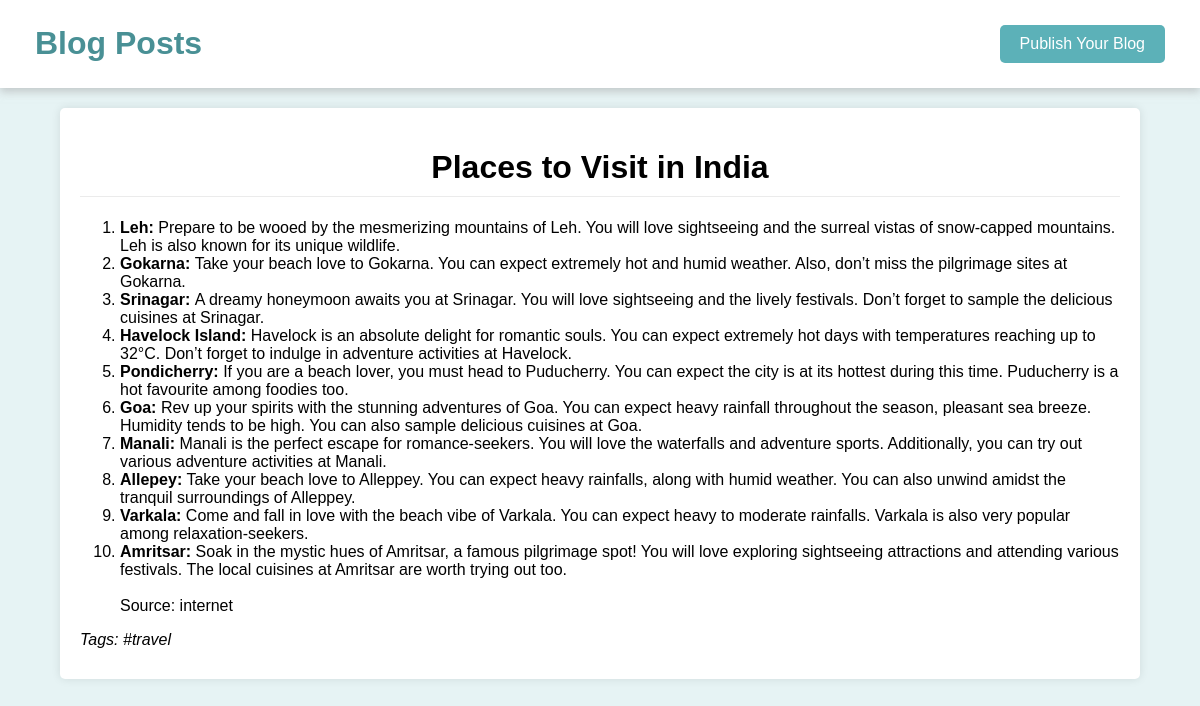
The app's page /view_post.php?id=16 with its own data.
### tables this page shows
CREATE TABLE `posts` (
  `id` int(11) NOT NULL,
  `user_id` int(11) DEFAULT NULL,
  `title` varchar(255) NOT NULL,
  `content` text DEFAULT NULL,
  `created_at` timestamp NOT NULL DEFAULT current_timestamp(),
  `tags` varchar(255) DEFAULT NULL,
  `status` enum('draft','published') DEFAULT 'draft'
);

### view_post.php (the view, shortened to what this page needs)
<?php
require 'db.php';
$post_id = $_GET['id'];
$stmt = $conn->prepare("SELECT * FROM posts WHERE id = ? AND status = 'published'");
$stmt->bind_param('i', $post_id);
$stmt->execute();
$result = $stmt->get_result();
$post = $result->fetch_assoc();
?>
<!DOCTYPE html>
<html lang="en">
<head>
    <link rel="stylesheet" href="css/style.css">
</head>
<body>
<header>
        <h1>Blog Posts</h1>
        <a href="login.php" class="btn">Publish Your Blog</a>
    </header>
    <div class="container">
        <div class="post">
            <h1 class="title-txt"><?php echo htmlspecialchars($post['title']); ?></h1>
            <p><?php echo $post['content']; ?></p>
            <div class="post-tags">
                Tags: <?php echo htmlspecialchars($post['tags']); ?>
            </div>
        </div>
    </div>
</body>
</html>

### css/style.css (style rules this page uses)
body { font-family: "poppins",sans-serif; margin: 0; padding: 0; background-color: #5cb1b826; }
.container { width: 90%; margin: 20px auto; }
header { display: flex; justify-content: space-between; align-items: center; box-shadow: 0 4px 8px rgb(174 175 176 / 60%); padding: 4px 35px; color: #499095; background-color: white; }
h1 { text-align: center; }
.btn { display: inline-block; padding: 10px 20px; background-color:#5cb1b8; color: white; text-decoration: none; border-radius: 5px; margin: 5px 0; text-align: center; border: none; }
.post { background-color: white; margin-bottom: 20px; padding: 20px; border-radius: 5px; box-shadow: 0 0 10px rgba(0, 0, 0, 0.1); }
.title-txt { padding: 0 0 10px 0; border-bottom: 1px solid #80808029; }
.post p { margin: 10px 0; }
.post-tags { margin: 10px 0; font-style: italic; }

### records on screen
posts: title "Places to Visit in India", content "Leh: Prepare to be wooed by the mesmerizing mountains of Leh. You will love sightseeing and the surreal vistas of snow-capped mountains. Leh is also known for its unique wildlife. Gokarna: Take your beach love to Gokarna. You can expect extremely hot and humid weather. Also, don’t miss the pilgrimage sites at Gokarna. Srinagar: A dreamy honeymoon awaits you at Srinagar. You will love sightseeing and the lively festivals. Don’t forget to sample the delicious cuisines at Srinagar. Havelock Island: Havelock is an absolute delight for romantic souls. You can expect extremely hot days with temperatures reaching up to 32°C. Don’t forget to indulge in adventure activities at Havelock. Pondicherry:…", tags "#travel"
